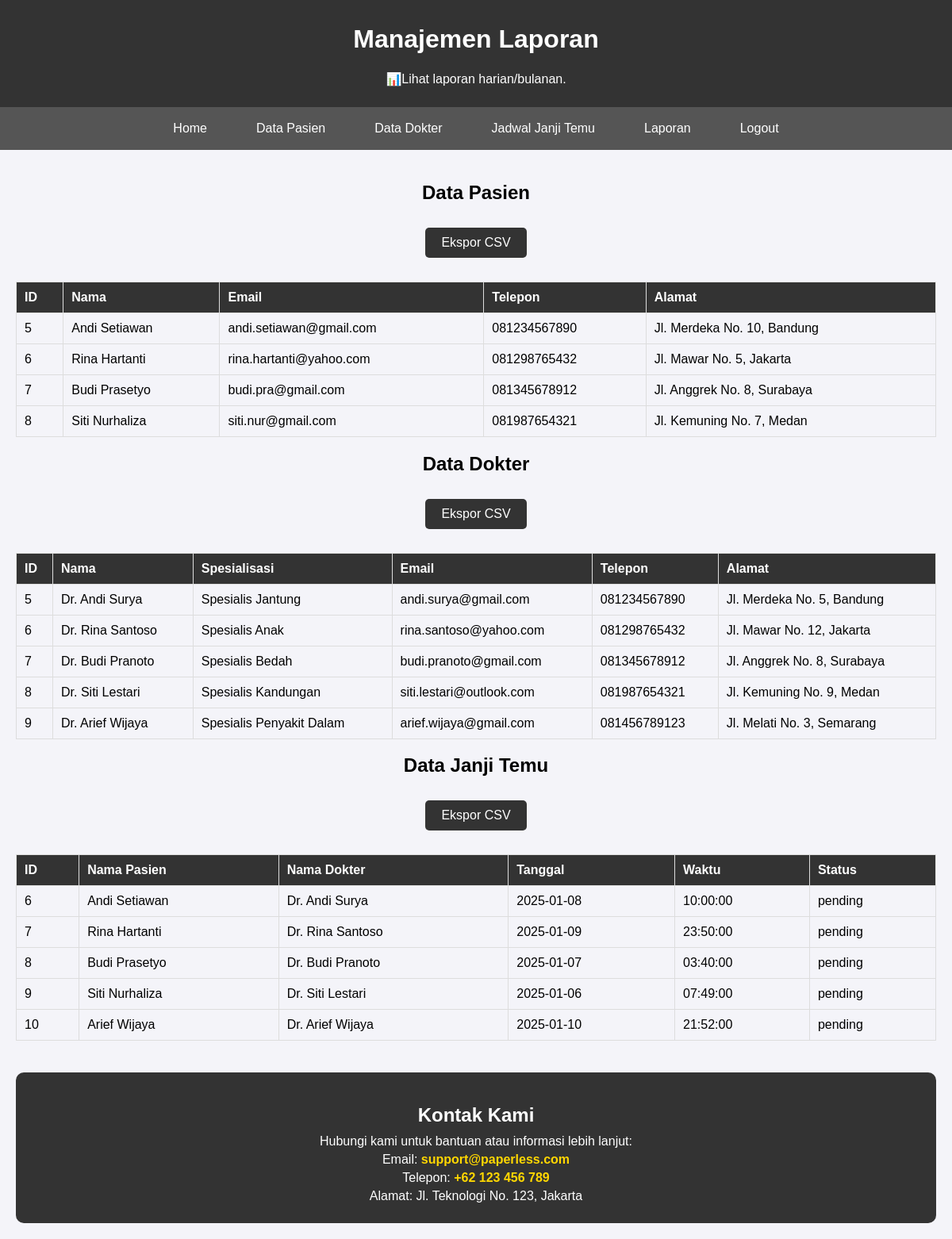
/reports.php (signed in), run on the app's committed database.
### tables this page shows
CREATE TABLE `patients` (
  `id` int(11) NOT NULL,
  `name` varchar(255) NOT NULL,
  `age` int(11) NOT NULL,
  `gender` enum('Male','Female') NOT NULL,
  `contact` varchar(255) NOT NULL,
  `email` varchar(255) NOT NULL,
  `phone` varchar(15) NOT NULL,
  `address` text NOT NULL,
  `created_at` timestamp NOT NULL DEFAULT current_timestamp()
);

CREATE TABLE `doctors` (
  `id` int(11) NOT NULL,
  `name` varchar(255) NOT NULL,
  `specialization` varchar(255) NOT NULL,
  `contact` varchar(50) NOT NULL,
  `email` varchar(255) NOT NULL,
  `address` text NOT NULL,
  `created_at` timestamp NOT NULL DEFAULT current_timestamp()
);

CREATE TABLE `appointments` (
  `id` int(11) NOT NULL,
  `patient_name` varchar(255) NOT NULL,
  `doctor_name` varchar(255) NOT NULL,
  `appointment_date` date NOT NULL,
  `appointment_time` time NOT NULL,
  `status` enum('pending','completed','canceled') DEFAULT 'pending',
  `user_id` int(11) NOT NULL
);

### reports.php (the view, shortened to what this page needs)
<!DOCTYPE html>
<html lang="en">
<head>
</head>
<body>
    <header>
        <h1>Manajemen Laporan</h1>
        <p>📊Lihat laporan harian/bulanan.</p>
    </header>
    <nav>
        <a href="dashboard.php">Home</a>
        <a href="patients.php">Data Pasien</a>
        <a href="doctors.php">Data Dokter</a>
        <a href="appointments.php">Jadwal Janji Temu</a>
        <a href="reports.php">Laporan</a>
        <a href="logout.php">Logout</a>
    </nav>
</body>
</html>
<?php
include 'db.php';
?>
<!DOCTYPE html>
<html lang="en">
<head>
</head>
<body>
    <div class="container">
        <h2>Data Pasien</h2>
        <a href="?export=patients" class="btn">Ekspor CSV</a>
        <table>
            <thead>
                <tr>
                    <th>ID</th>
                    <th>Nama</th>
                    <th>Email</th>
                    <th>Telepon</th>
                    <th>Alamat</th>
                </tr>
            </thead>
            <tbody>
                <?php
                $sql = "SELECT * FROM patients";
                $result = $conn->query($sql);
                if ($result->num_rows > 0) {
                    while ($row = $result->fetch_assoc()) {
                        echo "<tr>
                                <td>{$row['id']}</td>
                                <td>{$row['name']}</td>
                                <td>{$row['email']}</td>
                                <td>{$row['phone']}</td>
                                <td>{$row['address']}</td>
                              </tr>";
                    }
                } else {
                    echo "<tr><td colspan='5'>Tidak ada data pasien.</td></tr>";
                }
                ?>
            </tbody>
        </table>
        <h2>Data Dokter</h2>
        <a href="?export=doctors" class="btn">Ekspor CSV</a>
        <table>
            <thead>
                <tr>
                    <th>ID</th>
                    <th>Nama</th>
                    <th>Spesialisasi</th>
                    <th>Email</th>
                    <th>Telepon</th>
                    <th>Alamat</th>
                </tr>
            </thead>
            <tbody>
                <?php
                $sql = "SELECT * FROM doctors";
                $result = $conn->query($sql);
                if ($result->num_rows > 0) {
                    while ($row = $result->fetch_assoc()) {
                        echo "<tr>
                                <td>{$row['id']}</td>
                                <td>{$row['name']}</td>
                                <td>{$row['specialization']}</td>
                                <td>{$row['email']}</td>
                                <td>{$row['contact']}</td>
                                <td>{$row['address']}</td>
                              </tr>";
                    }
                } else {
                    echo "<tr><td colspan='6'>Tidak ada data dokter.</td></tr>";
                }
                ?>
            </tbody>
        </table>
        <h2>Data Janji Temu</h2>
        <a href="?export=appointments" class="btn">Ekspor CSV</a>
        <table>
            <thead>
                <tr>
                    <th>ID</th>
                    <th>Nama Pasien</th>
                    <th>Nama Dokter</th>
                    <th>Tanggal</th>
                    <th>Waktu</th>
                    <th>Status</th>
                </tr>
            </thead>
            <tbody>
                <?php
                $sql = "SELECT * FROM appointments";
                $result = $conn->query($sql);
                if ($result->num_rows > 0) {
                    while ($row = $result->fetch_assoc()) {
                        echo "<tr>
                                <td>{$row['id']}</td>
                                <td>{$row['patient_name']}</td>
                                <td>{$row['doctor_name']}</td>
                                <td>{$row['appointment_date']}</td>
                                <td>{$row['appointment_time']}</td>
                                <td>{$row['status']}</td>
                              </tr>";
                    }
                } else {
                    echo "<tr><td colspan='6'>Tidak ada data janji temu.</td></tr>";
                }
                ?>
            </tbody>
        </table>
        <div class="contact-section">
            <h2>Kontak Kami</h2>
            <p>Hubungi kami untuk bantuan atau informasi lebih lanjut:</p>
            <p>Email: <a href="mailto:support@paperless.com">support@paperless.com</a></p>
            <p>Telepon: <a href="tel:+62123456789">+62 123 456 789</a></p>
            <p>Alamat: Jl. Teknologi No. 123, Jakarta</p>
        </div>
    </div>
</body>
</html>

### reports.php (style rules this page uses)
body { font-family: Arial, sans-serif; background-color: #f4f4f9; margin: 0; padding: 0; }
header { background-color: #333; color: white; padding: 1px; text-align: center; }
nav { display: flex; justify-content: center; background-color: #555; padding: 10px 0; }
nav a { color: white; text-decoration: none; margin: 0 15px; padding: 8px 16px; border-radius: 5px; }
.container { padding: 20px; text-align: center; }
.contact-section { margin-top: 40px; padding: 20px; background: #333; color: white; border-radius: 10px; text-align: center; }
.contact-section h2 { margin-bottom: 10px; }
.contact-section p { margin: 5px 0; }
.contact-section a { color: #ffd700; text-decoration: none; font-weight: bold; }
body { font-family: Arial, sans-serif; margin: 0; padding: 0; background-color: #f4f4f9; }
header { background-color: #333; color: white; padding: 10px; text-align: center; }
.container { padding: 20px; }
.btn { display: inline-block; padding: 10px 20px; background: #333; color: white; text-decoration: none; border-radius: 5px; margin: 10px 0; }
table { width: 100%; border-collapse: collapse; margin-top: 20px; }
th, td { border: 1px solid #ddd; padding: 10px; text-align: left; }
th { background-color: #333; color: white; }

### data on the page
patients: id "5", name "Andi Setiawan", email "andi.setiawan@gmail.com", phone "081234567890", address "Jl. Merdeka No. 10, Bandung"
patients: id "6", name "Rina Hartanti", email "rina.hartanti@yahoo.com", phone "081298765432", address "Jl. Mawar No. 5, Jakarta"
patients: id "7", name "Budi Prasetyo", email "budi.pra@gmail.com", phone "081345678912", address "Jl. Anggrek No. 8, Surabaya"
patients: id "8", name "Siti Nurhaliza", email "siti.nur@gmail.com", phone "081987654321", address "Jl. Kemuning No. 7, Medan"
doctors: id "5", name "Dr. Andi Surya", specialization "Spesialis Jantung", email "andi.surya@gmail.com", contact "081234567890", address "Jl. Merdeka No. 5, Bandung"
doctors: id "6", name "Dr. Rina Santoso", specialization "Spesialis Anak", email "rina.santoso@yahoo.com", contact "081298765432", address "Jl. Mawar No. 12, Jakarta"
doctors: id "7", name "Dr. Budi Pranoto", specialization "Spesialis Bedah", email "budi.pranoto@gmail.com", contact "081345678912", address "Jl. Anggrek No. 8, Surabaya"
doctors: id "8", name "Dr. Siti Lestari", specialization "Spesialis Kandungan", email "siti.lestari@outlook.com", contact "081987654321", address "Jl. Kemuning No. 9, Medan"
doctors: id "9", name "Dr. Arief Wijaya", specialization "Spesialis Penyakit Dalam", email "arief.wijaya@gmail.com", contact "081456789123", address "Jl. Melati No. 3, Semarang"
appointments: id "6", patient_name "Andi Setiawan", doctor_name "Dr. Andi Surya", appointment_date "2025-01-08", appointment_time "10:00:00", status "pending"
appointments: id "7", patient_name "Rina Hartanti", doctor_name "Dr. Rina Santoso", appointment_date "2025-01-09", appointment_time "23:50:00", status "pending"
appointments: id "8", patient_name "Budi Prasetyo", doctor_name "Dr. Budi Pranoto", appointment_date "2025-01-07", appointment_time "03:40:00", status "pending"
appointments: id "9", patient_name "Siti Nurhaliza", doctor_name "Dr. Siti Lestari", appointment_date "2025-01-06", appointment_time "07:49:00", status "pending"
appointments: id "10", patient_name "Arief Wijaya", doctor_name "Dr. Arief Wijaya", appointment_date "2025-01-10", appointment_time "21:52:00", status "pending"
